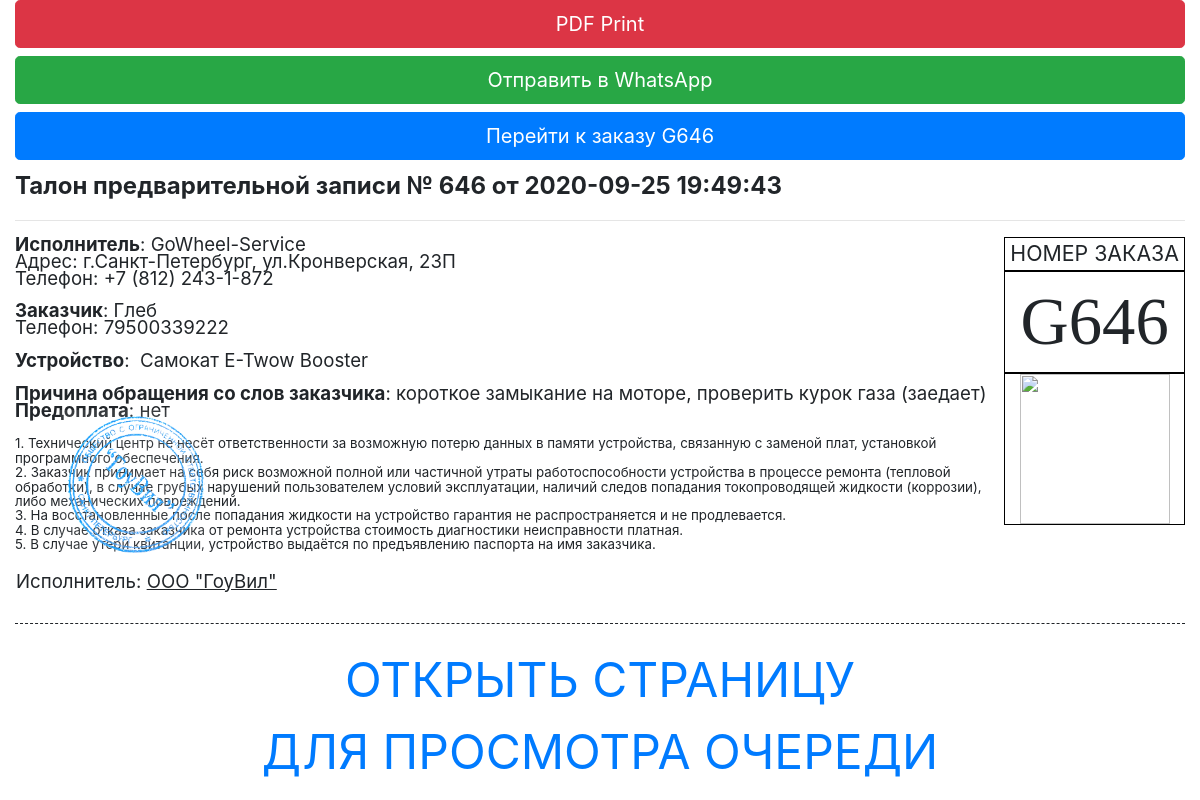
Page /m.last_pre.php (signed in) on the committed database.
### tables this page shows
CREATE TABLE IF NOT EXISTS `orders_list` (
  `livesklad_num` varchar(12) NOT NULL,
  `order_num` int(11) NOT NULL,
  `order_type` int(11) DEFAULT NULL,
  `order_priority` int(11) DEFAULT NULL,
  `status` int(11) DEFAULT NULL,
  `statusclarity` int(11) DEFAULT NULL COMMENT 'уточнение статуса',
  `phone_n` varchar(16) NOT NULL,
  `first_name` varchar(50) DEFAULT NULL,
  `device_type` int(11) DEFAULT NULL,
  `device_brand` int(11) DEFAULT NULL,
  `device_model` int(11) DEFAULT NULL,
  `data_open` datetime NOT NULL,
  `data_close` datetime DEFAULT NULL,
  `creator` int(11) DEFAULT NULL COMMENT 'creator',
  `executor` int(11) DEFAULT NULL COMMENT 'executor',
  `comment_order` text DEFAULT NULL,
  `visible` int(11) NOT NULL,
  `color` varchar(20) DEFAULT NULL,
  `recommendation` text DEFAULT NULL
);

CREATE TABLE IF NOT EXISTS `device_type_list` (
  `device_type_id` int(11) NOT NULL,
  `device_type_name` varchar(50) NOT NULL
);

CREATE TABLE IF NOT EXISTS `device_brand_list` (
  `device_brand_id` int(11) NOT NULL,
  `device_brand_name` varchar(50) NOT NULL
);

CREATE TABLE IF NOT EXISTS `device_model_list` (
  `device_model_id` int(11) NOT NULL,
  `device_model_name` varchar(50) NOT NULL
);

### public_html/m.last_pre.php (the view, shortened to what this page needs)
<?php
require_once 'db.php';
$result = mysqli_query($link, "SELECT * FROM `orders_list`
    INNER JOIN `device_type_list` ON `orders_list`.`device_type`=`device_type_list`.`device_type_id`
    INNER JOIN `device_brand_list` ON `orders_list`.`device_brand`=`device_brand_list`.`device_brand_id`
    INNER JOIN `device_model_list` ON `orders_list`.`device_model`=`device_model_list`.`device_model_id`
    ORDER BY `order_num` DESC LIMIT 0, 1");
$out = mysqli_fetch_assoc($result);
$order_num = $out['order_num'];
?>
<!DOCTYPE html>
<html lang="ru">
<head>
    <link rel="stylesheet" href="css/bootstrap.min.css" >
</head>
<body>
<main>
    <div class="towork-title">
        <div class="container-fluid">
            <input type="button" class="btn btn-danger btn-lg btn-block" value="PDF Print" onclick="PrintElem('#mydiv')">
            <a class="btn btn-success btn-lg btn-block" target="_blank" role="button" href="https://wa.me/<?php echo $out['phone_n']; ?>">Отправить в WhatsApp</a>
            <a class="btn btn-primary btn-lg btn-block" role="button" href="update.php?id=<?php echo $order_num; ?>">Перейти к заказу G<?php echo $order_num; ?></a>
            <div id="mydiv">
                <p class="MsoNormal" style="margin-top: 6.0pt;"><span style="font-size: 18pt;"><strong><span id="order-num">Талон предварительной записи № <?php echo $order_num; ?></span> от <?php echo $out['data_open']; ?></strong></span></p>
                <hr />
                <div style="float: right; text-align: center; margin-bottom: 5px; margin-left: 5px;">
                    <div style="border: 1px solid black; padding: 0px 5px;"><span style="font-size: 16pt;">НОМЕР ЗАКАЗА</span></div>
                    <div style="border: 1px solid black; font-size: 50pt; font-family: 'Arial Black'; padding: 0px 5px;">G<?php echo $order_num; ?></div>
                    <div style="border: 1px solid black;"><img style="width: 150px; height: 150px; margin: 0" src="http://qrcoder.ru/code/?http%3A%2F%2Fpartsgowheel.ru%2Fs%2F&6&0" /></div>
                </div>
                <p class="MsoNormal" style="margin-top: 6pt; line-height: 0.9;"><span style="font-size: 14pt;"><strong>Исполнитель</strong>: GoWheel-Service<br />
                Адрес: г.Санкт-Петербург, ул.Кронверская, 23П<br />Телефон: +7 (812) 243-1-872<br /></span></p>
                <p class="MsoNormal" style="margin-top: 6pt; line-height: 0.9;"><span style="font-size: 14pt;"><strong>Заказчик</strong>: <?php echo $out['first_name']; ?><br />Телефон: <?php echo $out['phone_n']; ?></span></p>
                <p class="MsoNormal" style="margin-top: 6pt; line-height: 0.9;"><span style="font-size: 14pt;"><strong>Устройство</strong>:&nbsp; <?php echo $out['device_type_name']; ?> <?php echo $out['device_brand_name']; ?> <?php echo $out['device_model_name']; ?><br />
                <p class="MsoNormal" style="margin-top: 6pt; line-height: 0.9;"><span style="font-size: 14pt;"><strong>Причина обращения со слов заказчика</strong>: <?php echo $out['comment_order']; ?><br /><strong>Предоплата</strong>: нет<br /></p>
                <p class="MsoNormal" style="margin-top: 6pt; line-height: 0.9;"><span style="font-size: 10pt;">1. Технический центр не несёт ответственности за возможную потерю данных в памяти устройства, связанную с заменой плат, установкой программного обеспечения.<br />2. Заказчик принимает на себя риск возможной полной или частичной утраты работоспособности устройства в процессе ремонта (тепловой обработки), в случае грубых нарушений пользователем условий эксплуатации, наличий следов попадания токопроводящей жидкости (коррозии), либо механических повреждений.<br />3. На восстановленные после попадания жидкости на устройство гарантия не распространяется и не продлевается.<br />4. В случае отказа заказчика от ремонта устройства стоимость диагностики неисправности платная.<br />5. В случае утери квитанции, устройство выдаётся по предъявлению паспорта на имя заказчика.</span></p>
                <table style="height: 15px; width: 100%; border-style: none;" border="0">
                    <tbody>
                    <tr style="height: 15px;">
                        <td style="width: 50%; height: 15px;"><span style="font-size: 14pt;"><img style="position: absolute; z-index: 1; top: 410px; left: 60px; width: 150px; height: 150px;" src="img/GWstamp.png" alt="">Исполнитель: <u>ООО "ГоуВил"</u></span></td>
                        <td style="width: 50%; height: 15px; text-align: right;"><span style="font-size: 11pt;">&nbsp;</td>
                    </tr>
                    <tr>
                        <td style="width: 50%; border-bottom: 1pt dashed;" colspan="2">&nbsp;</td>
                    </tr>
                    </tbody>
                </table>
                <a href="http://partsgowheel.ru/s"><div style="font-size: 36pt; text-align: center; padding-top: 20px;"><span>ОТКРЫТЬ СТРАНИЦУ<br>ДЛЯ ПРОСМОТРА ОЧЕРЕДИ</span></div></a>
            </div>
        </div>
    </div>
</main>
</body>
</html>

### rows in the picture
orders_list: order_num "646", data_open "2020-09-25 19:49:43", first_name "Глеб", phone_n "79500339222", device_type.device_type_name "Самокат", device_brand.device_brand_name "E-Twow", device_model.device_model_name "Booster", comment_order "короткое замыкание на моторе, проверить курок газа (заедает)"
